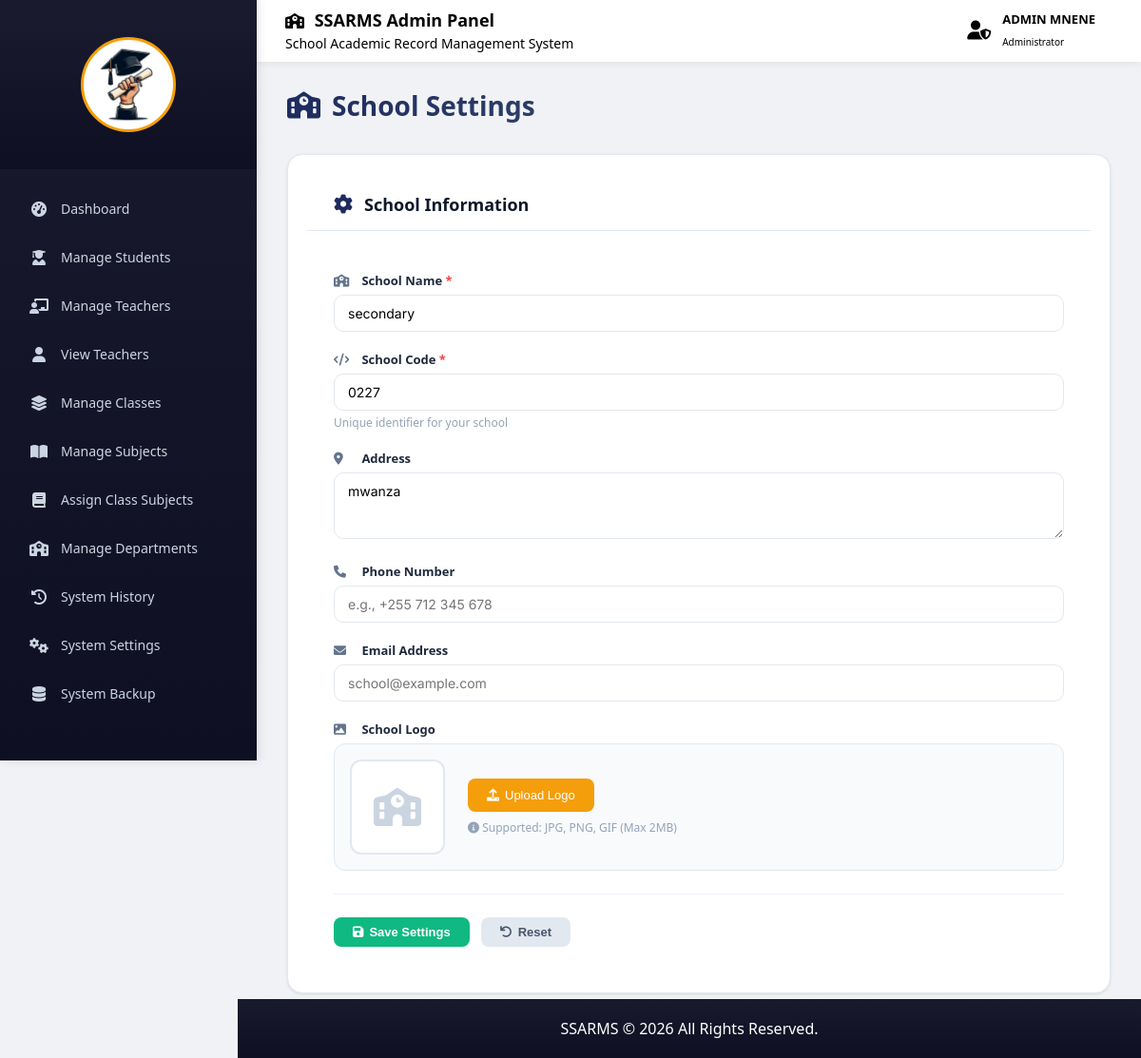
/admin/school_settings.php (signed in), run on the app's committed database.
### tables this page shows
CREATE TABLE `users` (
  `user_id` int(11) NOT NULL AUTO_INCREMENT,
  `full_name` varchar(150) NOT NULL,
  `email` varchar(150) NOT NULL,
  `password` varchar(255) NOT NULL,
  `role` enum('admin','teacher','student','academic') NOT NULL,
  `phone` varchar(20) DEFAULT NULL,
  `gender` enum('male','female') DEFAULT NULL,
  `created_at` timestamp NULL DEFAULT current_timestamp(),
  `reset_token` varchar(255) DEFAULT NULL,
  `profile_pic` varchar(255) DEFAULT NULL,
  `status` enum('active','suspended') DEFAULT 'active',
  PRIMARY KEY (`user_id`),
  UNIQUE KEY `email` (`email`)
);

CREATE TABLE `school_settings` (
  `id` int(11) NOT NULL AUTO_INCREMENT,
  `school_name` varchar(200) DEFAULT NULL,
  `school_code` varchar(10) DEFAULT NULL,
  `school_logo` varchar(255) DEFAULT NULL,
  `address` text DEFAULT NULL,
  `phone` varchar(20) DEFAULT NULL,
  `email` varchar(100) DEFAULT NULL,
  `motto` varchar(255) DEFAULT NULL,
  `current_academic_year` varchar(20) DEFAULT NULL,
  `current_term` varchar(20) DEFAULT NULL,
  `pass_mark` int(11) DEFAULT 50,
  PRIMARY KEY (`id`)
);

### admin/school_settings.php (the view, shortened to what this page needs)
<?php
include '../auth/audit_logger.php';
$settings = mysqli_query($conn, "SELECT * FROM school_settings LIMIT 1");
$school = mysqli_fetch_assoc($settings);
?>
<!DOCTYPE html>
<html lang="en">
<head>
    <link rel="stylesheet" href="https://cdnjs.cloudflare.com/ajax/libs/font-awesome/6.0.0-beta3/css/all.min.css">
</head>
<body>
<?php include 'admin_sidebar.php'; ?>
<?php include 'admin_topbar.php'; ?>
<div class="container">
    <div class="header">
        <h1><i class="fas fa-school"></i> School Settings</h1>
    </div>
    <div class="card">
        <div class="card-header">
            <i class="fas fa-cog"></i>
            <h2>School Information</h2>
        </div>
        <div class="card-body">
            <form method="POST" enctype="multipart/form-data">
                <div class="form-group">
                    <label><i class="fas fa-school"></i> School Name <span class="required">*</span></label>
                    <input type="text" name="school_name"
                           value="<?= htmlspecialchars($school['school_name'] ?? '') ?>"
                           placeholder="Enter school name" required>
                </div>
                <div class="form-group">
                    <label><i class="fas fa-code"></i> School Code <span class="required">*</span></label>
                    <input type="text" name="school_code"
                           value="<?= htmlspecialchars($school['school_code'] ?? '') ?>"
                           placeholder="e.g., SCH001" required>
                    <div class="help-text">Unique identifier for your school</div>
                </div>
                <div class="form-group">
                    <label><i class="fas fa-map-marker-alt"></i> Address</label>
                    <textarea name="address" placeholder="Enter school address"><?= htmlspecialchars($school['address'] ?? '') ?></textarea>
                </div>
                <div class="form-group">
                    <label><i class="fas fa-phone"></i> Phone Number</label>
                    <input type="tel" name="phone"
                           value="<?= htmlspecialchars($school['phone'] ?? '') ?>"
                           placeholder="e.g., +255 712 345 678">
                </div>
                <div class="form-group">
                    <label><i class="fas fa-envelope"></i> Email Address</label>
                    <input type="email" name="email"
                           value="<?= htmlspecialchars($school['email'] ?? '') ?>"
                           placeholder="school@example.com">
                </div>
                <div class="form-group">
                    <label><i class="fas fa-image"></i> School Logo</label>
                    <div class="logo-section">
                        <div class="logo-preview">
                            <?php if (!empty($school['school_logo']) && file_exists('../' . $school['school_logo'])): ?>
                                <img src="../<?= htmlspecialchars($school['school_logo']) ?>" alt="School Logo">
                            <?php else: ?>
                                <i class="fas fa-school no-logo"></i>
                            <?php endif; ?>
                        </div>
                        <div class="logo-actions">
                            <?php if (!empty($school['school_logo']) && file_exists('../' . $school['school_logo'])): ?>
                                <p style="margin-bottom:8px;font-size:14px;color:#1e293b;">
                                    <i class="fas fa-check-circle" style="color:#10b981;"></i>
                                    <?= basename($school['school_logo']) ?>
                                </p>
                                <div style="display:flex;gap:8px;flex-wrap:wrap;">
                                    <div class="file-input-wrapper">
                                        <button class="btn btn-secondary">
                                            <i class="fas fa-upload"></i> Change Logo
                                        </button>
                                        <input type="file" name="school_logo" accept="image/*">
                                    </div>
                                    <a href="?remove_logo=1" class="btn btn-danger"
                                       onclick="return confirm('Remove the current logo?')">
                                        <i class="fas fa-trash"></i> Remove
                                    </a>
                                </div>
                            <?php else: ?>
                                <div class="file-input-wrapper">
                                    <button class="btn btn-primary">
                                        <i class="fas fa-upload"></i> Upload Logo
                                    </button>
                                </div>
                            <?php endif; ?>
                            <div class="help-text" style="margin-top:8px;">
                                <i class="fas fa-info-circle"></i>
                                Supported: JPG, PNG, GIF (Max 2MB)
                            </div>
                        </div>
                    </div>
                </div>
                <div class="form-actions">
                    <button type="submit" name="save_school" class="btn btn-success">
                        <i class="fas fa-save"></i> Save Settings
                    </button>
                    <button type="reset" class="btn btn-secondary">
                        <i class="fas fa-undo"></i> Reset
                    </button>
                </div>
            </form>
        </div>
    </div>
</div>
<?php include '../footer.php'; ?>
</body>
</html>

### admin/admin_topbar.php (shortened to what this page needs)
<?php
include '../db.php';
$user_id = $_SESSION['user_id'] ?? 0;
$admin = [];
if ($user_id) {
    $query = mysqli_query($conn, "
        SELECT *
        FROM users
        WHERE user_id = '$user_id'
    ");
    $admin = mysqli_fetch_assoc($query);
}
?>
<div class="topbar">
    <div class="topbar-left">
        <div>
            <h2>
                <i class="fas fa-school" style="color: linear-gradient(180deg, #1a1a2e 0%, #0f0f23 100%); font-size:16px; margin-right:6px;"></i>
                SSARMS Admin Panel
            </h2>
            <p>School Academic Record Management System</p>
        </div>
    </div>
    <div class="topbar-right">
        <div class="topbar-profile">
            <i class="fas fa-user-shield"></i>
            <div>
                <h4>
                    <?php echo htmlspecialchars($admin['full_name'] ?? 'Administrator'); ?>
                </h4>
                <span>Administrator</span>
            </div>
        </div>
    </div>
</div>

### admin/school_settings.php (style rules this page uses)
* { margin: 0; padding: 0; box-sizing: border-box; }
body { background: #f1f5f9; font-family: 'Inter', sans-serif; }
.container { margin-left: 270px; margin-top: 92px; padding: 0 32px 48px 32px; transition: margin-left 0.3s ease; max-width: 1000px; }
.header { display: flex; justify-content: space-between; align-items: center; margin-bottom: 32px; flex-wrap: wrap; gap: 16px; }
.header h1 { font-size: 28px; font-weight: 800; background: linear-gradient(135deg, #1e2a5e, #2c3e66); -webkit-background-clip: text; background-clip: text; color: transparent; display: flex; align-items: center; gap: 12px; }
.card { background: white; border-radius: 20px; border: 1px solid #e2e8f0; box-shadow: 0 4px 12px rgba(0,0,0,0.05); }
.card-header { padding: 20px 28px; border-bottom: 1px solid #eef2ff; display: flex; align-items: center; gap: 12px; }
.card-header i { font-size: 20px; color: #1e2a5e; }
.card-header h2 { font-size: 18px; font-weight: 700; color: #0f172a; }
.card-body { padding: 28px; }
.form-group { margin-bottom: 20px; }
.form-group label { display: block; font-size: 13px; font-weight: 600; color: #1e293b; margin-bottom: 6px; }
.form-group label i { margin-right: 8px; color: #64748b; width: 18px; }
.form-group label .required { color: #ef4444; }
.form-group input, .form-group textarea { width: 100%; padding: 10px 14px; border: 1.5px solid #e2e8f0; border-radius: 10px; font-size: 14px; font-family: 'Inter', sans-serif; transition: all 0.2s; }
.form-group textarea { resize: vertical; min-height: 70px; }
.form-group .help-text { font-size: 12px; color: #94a3b8; margin-top: 4px; }
.logo-section { display: flex; align-items: center; gap: 24px; padding: 16px; background: #f8fafc; border-radius: 12px; border: 1px solid #e2e8f0; }
.logo-preview { width: 100px; height: 100px; border-radius: 12px; border: 2px solid #e2e8f0; display: flex; align-items: center; justify-content: center; background: white; overflow: hidden; flex-shrink: 0; }
.logo-preview .no-logo { font-size: 40px; color: #cbd5e1; }
.logo-actions { flex: 1; }
.logo-actions .file-input-wrapper { position: relative; display: inline-block; }
.btn { padding: 8px 20px; border-radius: 8px; font-weight: 600; font-size: 13px; cursor: pointer; border: none; display: inline-flex; align-items: center; gap: 6px; transition: all 0.2s; text-decoration: none; }
.btn-primary { background: #2563eb; color: white; }
.btn-secondary { background: #e2e8f0; color: #475569; }
.btn-success { background: #10b981; color: white; }
.form-actions { display: flex; gap: 12px; margin-top: 24px; padding-top: 24px; border-top: 1px solid #eef2ff; }

### admin/admin_sidebar.php (style rules this page uses)
* { margin: 0; padding: 0; box-sizing: border-box; }
body { font-family: 'Segoe UI', Arial, sans-serif; background: #f0f2f5; }
.btn-primary { background: #f59e0b; color: white; border: none; padding: 10px 20px; border-radius: 8px; cursor: pointer; font-weight: 500; transition: all 0.3s ease; }
.card { background: white; border-radius: 16px; box-shadow: 0 1px 3px rgba(0,0,0,0.1); padding: 20px; margin-bottom: 20px; border: 1px solid #e2e8f0; }
.card-header { border-bottom: 1px solid #e2e8f0; padding-bottom: 15px; margin-bottom: 15px; font-weight: 600; color: #1e293b; }
input, select, textarea { border: 1px solid #cbd5e1; border-radius: 8px; padding: 10px 12px; width: 100%; font-family: inherit; transition: all 0.3s ease; }

### admin/admin_topbar.php (style rules this page uses)
.topbar { position: fixed; top: 0; left: 270px; width: calc(100% - 270px); height: 65px; background: #ffffff; display: flex; align-items: center; justify-content: space-between; padding: 0 30px; border-bottom: 2px solid white; box-shadow: 0 2px 8px rgba(0,0,0,0.06); z-index: 100; }
.topbar-left { display: flex; align-items: center; gap: 15px; }
.topbar-left h2 { font-size: 18px; font-weight: 700; color: linear-gradient(180deg, #1a1a2e 0%, #0f0f23 100%); margin: 0 0 3px 0; }
.topbar-left p { font-size: 14px; color: linear-gradient(180deg, #1a1a2e 0%, #0f0f23 100%); margin: 0; }
.topbar-right { display: flex; align-items: center; }
.topbar-profile { display: flex; align-items: center; gap: 12px; background: white; padding: 8px 18px; }
.topbar-profile h4 { font-size: 13px; font-weight: 700; color: linear-gradient(180deg, #1a1a2e 0%, #0f0f23 100%); margin: 0 0 2px 0; }
.topbar-profile span { font-size: 10px; color: linear-gradient(180deg, #1a1a2e 0%, #0f0f23 100%); font-weight: 500; }
.topbar-profile i { font-size: 20px; color: linear-gradient(180deg, #1a1a2e 0%, #0f0f23 100%); }

### data on the page
users: full_name "ADMIN MNENE"
school_settings: school_name "secondary", school_code "0227", address "mwanza"
